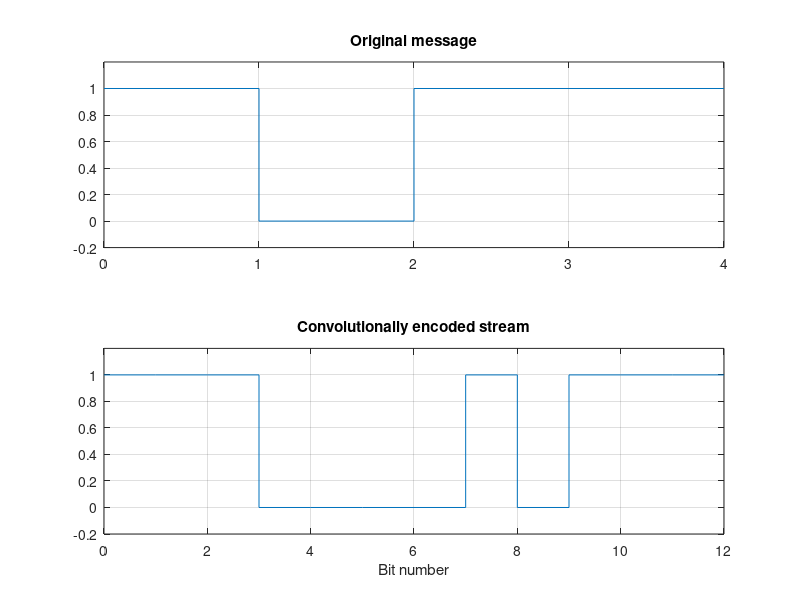

Recreate this plot in MATLAB.
% EXPERIMENT 12: (2,1,2) Convolutional Encoder
% Generator bits: g1=111, g2=101 (rate 1/2, memory 2)
clc; clear; close all;
m = [1 0 1 1];
inputBits = [m 0 0];              % flush two memory elements
d1 = 0; d2 = 0;
code = zeros(length(inputBits),2);

for k = 1:length(inputBits)
    bit = inputBits(k);
    code(k,1) = xor(xor(bit,d1),d2);
    code(k,2) = xor(bit,d2);
    d2 = d1; d1 = bit;
end
serial = reshape(code.',1,[]);
disp('Input (with tail bits):'); disp(inputBits);
disp('Encoded pairs (one pair per row):'); disp(code);
fprintf('Encoded stream: '); fprintf('%d',serial); fprintf('\n');

figure('Name','Exp 12 - Convolutional Code');
subplot(2,1,1); stairs(0:length(m),[m m(end)]);
title('Original message'); ylim([-0.2 1.2]); grid on;
subplot(2,1,2); stairs(0:length(serial),[serial serial(end)]);
title('Convolutionally encoded stream'); ylim([-0.2 1.2]); grid on;
xlabel('Bit number');
saveas(gcf,'Exp12_ConvolutionalCodes_Output.png');
